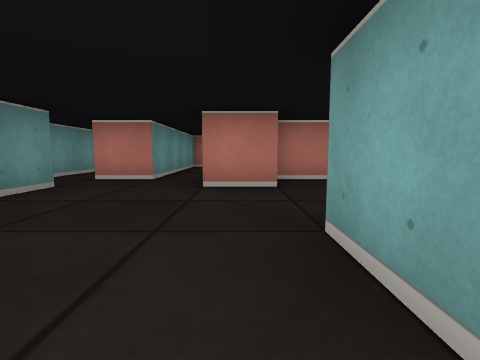
view 1 (above)

12 first-person views from a walk through a cub3D ray-caster map. The camera is about half as high as the walls, tilts 6° down and sees 85° across. The floor is counted in squares. Each view is taken from the middle of a square. On the plan, view 1 faces up. The plan holds only what a view shows up to about 9 squares ahead; the rest is blank.

view 2
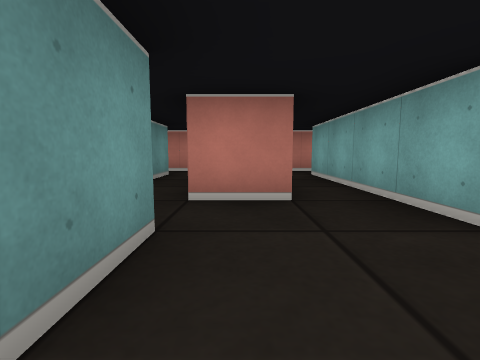

view 3
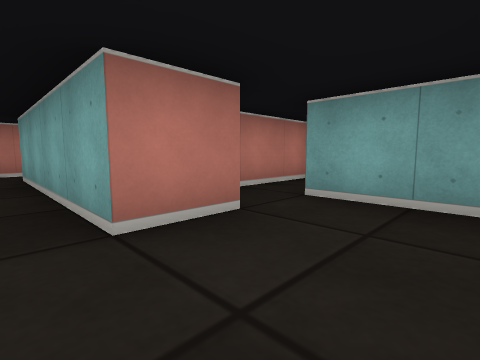

view 4
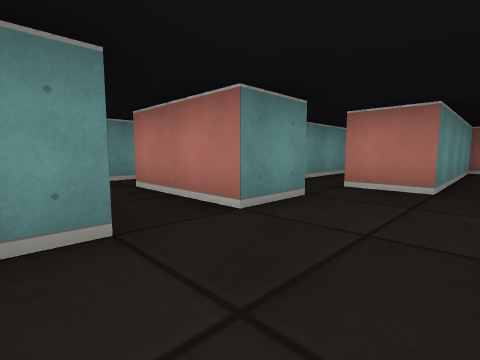

view 5
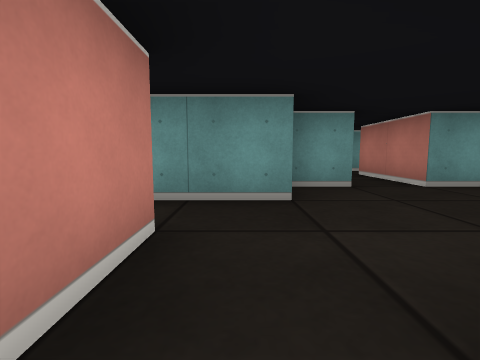

view 6
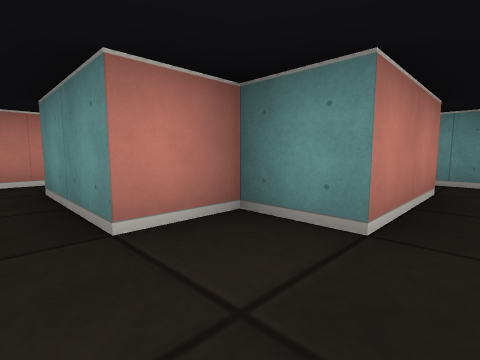

view 7
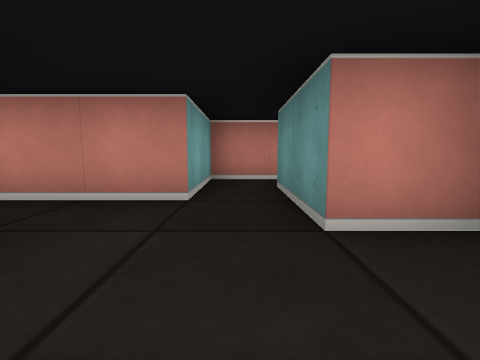

view 8
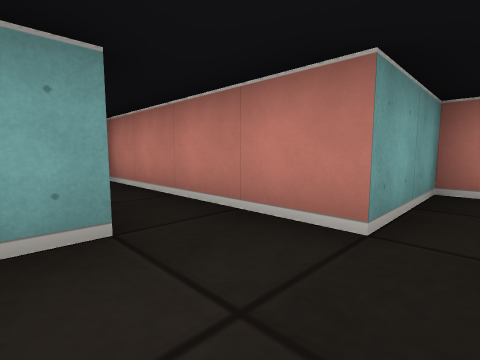

view 9
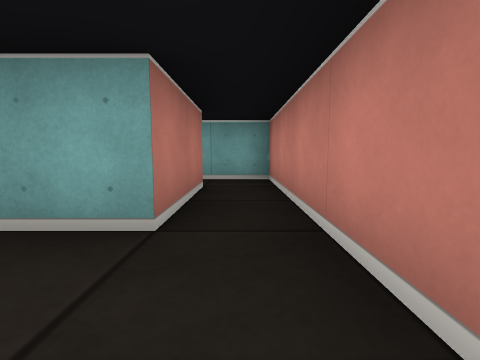

view 10
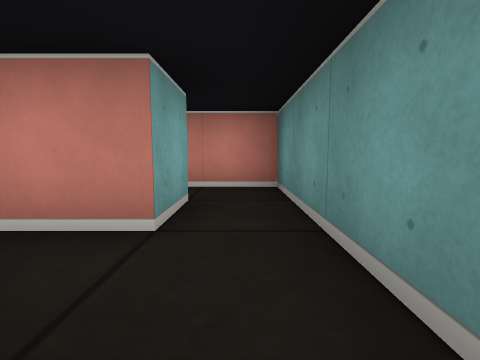

view 11
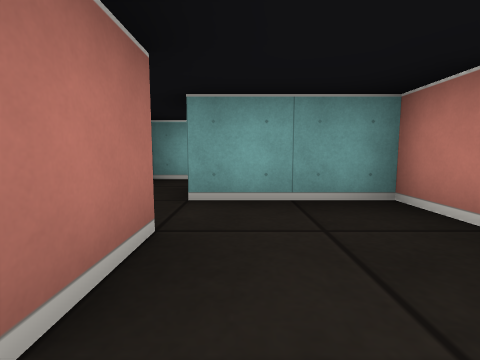

view 12
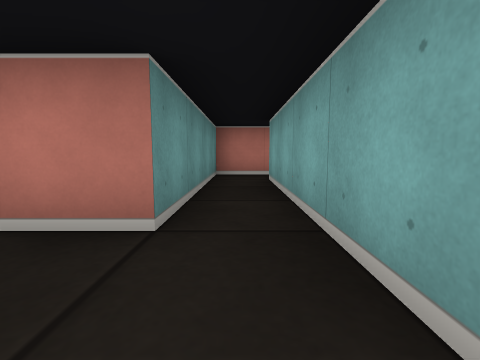

### Floor plan
Ten units are one square. View 1 is at (0, 0); x grows to the right and y downward. Boxes are objects, and circles mark ways between rooms. Rooms are numbered by the first view taken in them; rooms with no view inside come last. Other rooms are left out.
<svg viewBox="-60 -90 100 105">
<path fill="none" stroke="#000" d="M-25 -36 -25 -25 -45 -25M6 -35 -5 -35 -5 -75M5 -5 5 -15 15 -15 15 -35M16 -45 6 -45M-5 5 5 5M-45 -15 -25 -15 -25 -5 -15 -5 -15 5M-1 -85 -15 -85 -15 -45 -25 -45M25 -5 5 -5M35 -39 35 -45 16 -45M5 5 35 5 35 -8M-55 -30 -55 -15M-32 -85 -39 -85M-35 -75 -35 -49M-45 -5 -45 -15M-55 -15 -55 5 -42 5"/>
<circle cx="15" cy="0" r="3" fill="#2a7"/>
<circle cx="20" cy="-40" r="3" fill="#2a7"/>
<circle cx="-35" cy="-20" r="3" fill="#2a7"/>
<circle cx="-20" cy="-40" r="3" fill="#2a7"/>
<circle cx="-40" cy="-80" r="3" fill="#2a7"/>
<circle cx="-50" cy="-10" r="3" fill="#2a7"/>
<text x="-10" y="-30">1</text>
<text x="30" y="-20">2</text>
<text x="-50" y="-50">3</text>
<text x="-30" y="-60">4</text>
<text x="-40" y="0">5</text>
</svg>
Room 1 opens to room 2. Room 1 opens to room 3. Room 1 opens to room 4. Room 3 opens to room 4. Room 3 opens to room 5.

Where each view was taken, in squares from view 1:
view 1: 0 up, 0 right, facing up
view 2: 2 up, 2 left, facing up
view 3: 2 up, 1 left, facing up-right
view 4: 1 up, 1 left, facing up-left
view 5: 0 up, 1 right, facing left
view 6: 2 up, 1 left, facing down-left
view 7: 2 up, 1 left, facing down
view 8: 1 up, 1 left, facing down-right
view 9: 0 up, 1 left, facing right
view 10: 3 up, 5 left, facing down
view 11: 3 up, 1 left, facing right
view 12: 3 up, 1 left, facing up
